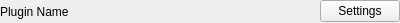
<?xml version="1.0" encoding="UTF-8"?>
<ui version="4.0">
 <class>plugin_item</class>
 <widget class="QWidget" name="plugin_item">
  <property name="geometry">
   <rect>
    <x>0</x>
    <y>0</y>
    <width>400</width>
    <height>23</height>
   </rect>
  </property>
  <property name="windowTitle">
   <string>Form</string>
  </property>
  <layout class="QHBoxLayout" name="horizontalLayout">
   <property name="leftMargin">
    <number>0</number>
   </property>
   <property name="topMargin">
    <number>0</number>
   </property>
   <property name="rightMargin">
    <number>0</number>
   </property>
   <property name="bottomMargin">
    <number>0</number>
   </property>
   <item>
    <widget class="QLabel" name="name_label">
     <property name="text">
      <string>Plugin Name</string>
     </property>
    </widget>
   </item>
   <item>
    <spacer name="horizontalSpacer">
     <property name="orientation">
      <enum>Qt::Horizontal</enum>
     </property>
     <property name="sizeHint" stdset="0">
      <size>
       <width>40</width>
       <height>20</height>
      </size>
     </property>
    </spacer>
   </item>
   <item>
    <widget class="QPushButton" name="settings_button">
     <property name="text">
      <string>Settings</string>
     </property>
    </widget>
   </item>
  </layout>
 </widget>
 <resources/>
 <connections/>
</ui>
